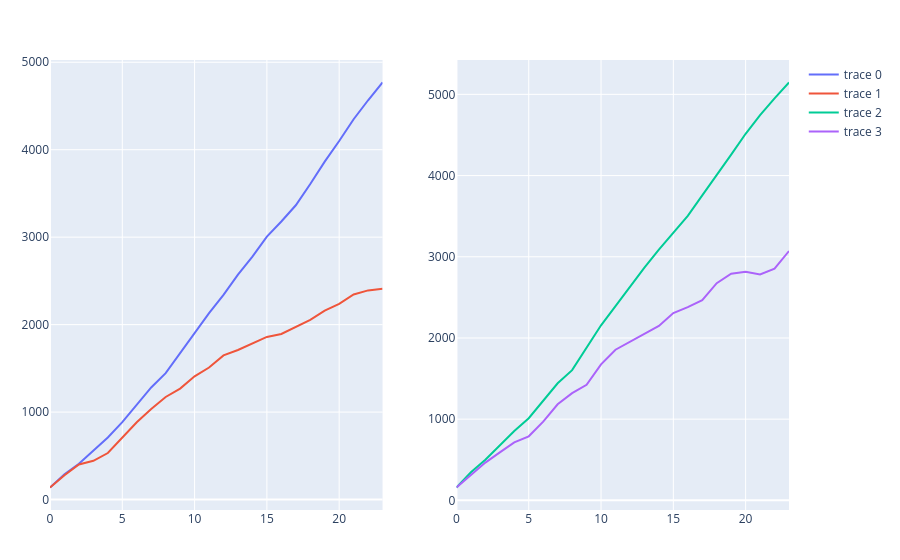

Notebook code for this chart:
### Code cell
s1 = scatter(cumsum_required_reserve, y = :reserve_up_MW)
s2 = scatter(max_required_energy_reserve, y = :reserve_up_MW)
p1 = plot([s1;s2])

s1 = scatter(cumsum_required_reserve, y = :reserve_down_MW)
s2 = scatter(max_required_energy_reserve, y = :reserve_down_MW)
p2 = plot([s1;s2])
[p1 p2]

# plot(stack(delta_reserve, [:reserve_up_MW, :reserve_down_MW]), x = :hour, y = :value, group = :variable)

### Figure 1 — Plotly figure (JSON) as saved in the notebook; plotly's stock layout.template omitted (floating-point values rounded to 4 significant figures)
{"data": [{"type": "scatter", "xaxis": "x1", "y": [137.8, 289.6, 408.7, 557.0, 709.3, 884.9, 1080.0, 1282.0, 1445.0, 1676.0, 1906.0, 2132.0, 2340.0, 2571.0, 2777.0, 3006.0, 3179.0, 3365.0, 3607.0, 3864.0, 4100.0, 4349.0, 4565.0, 4768.0], "yaxis": "y1"}, {"type": "scatter", "xaxis": "x1", "y": [137.8, 279.0, 401.3, 443.1, 532.0, 704.7, 884.4, 1036.0, 1173.0, 1269.0, 1409.0, 1510.0, 1649.0, 1710.0, 1786.0, 1859.0, 1893.0, 1977.0, 2054.0, 2160.0, 2237.0, 2344.0, 2391.0, 2410.0], "yaxis": "y1"}, {"type": "scatter", "xaxis": "x2", "y": [158.5, 346.0, 500.4, 672.5, 855.3, 1011.0, 1227.0, 1442.0, 1604.0, 1877.0, 2156.0, 2392.0, 2632.0, 2867.0, 3089.0, 3302.0, 3504.0, 3756.0, 4000.0, 4258.0, 4515.0, 4743.0, 4950.0, 5146.0], "yaxis": "y2"}, {"type": "scatter", "xaxis": "x2", "y": [158.5, 311.7, 465.4, 591.0, 713.6, 788.9, 969.1, 1184.0, 1320.0, 1423.0, 1675.0, 1855.0, 1956.0, 2048.0, 2147.0, 2307.0, 2380.0, 2467.0, 2675.0, 2790.0, 2816.0, 2782.0, 2855.0, 3071.0], "yaxis": "y2"}], "layout": {"margin": {"b": 50, "l": 50, "r": 50, "t": 60}, "xaxis1": {"anchor": "y1", "domain": [0, 0.45]}, "xaxis2": {"anchor": "y2", "domain": [0.55, 1]}, "yaxis1": {"anchor": "x1", "domain": [0, 1]}, "yaxis2": {"anchor": "x2", "domain": [0, 1]}}}
